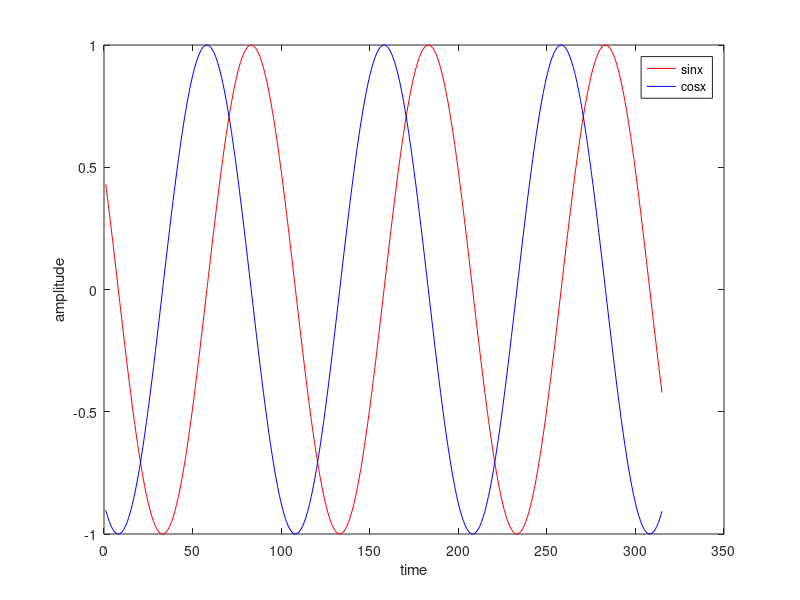

MATLAB code for this plot:
%introduction to matlab. plotting various waves with legend, and axes
%labels
% version 1.0
% Benafsha Postwala
% 16070123069
clc;
clear all;
close all;
n=-pi/2:0.01:pi/2 %specifies value of the time n
x=sin(2*pi*n) %creating signal x with value of sin2pin
plot(x,'r') %plots sine wave with colour red
hold on; %holds the figure with plotted wave so that the next plot is on the same figure
y=cos(2*pi*n) %creating signal x with value of cos2pin
plot(y,'b') %plots cos wave with colour blue
xlabel('time'); %names the x axis as time 
ylabel('amplitude') %names the y axis as amplitude
hleg1 = legend('sinx','cosx'); %specifies the waves in legend
